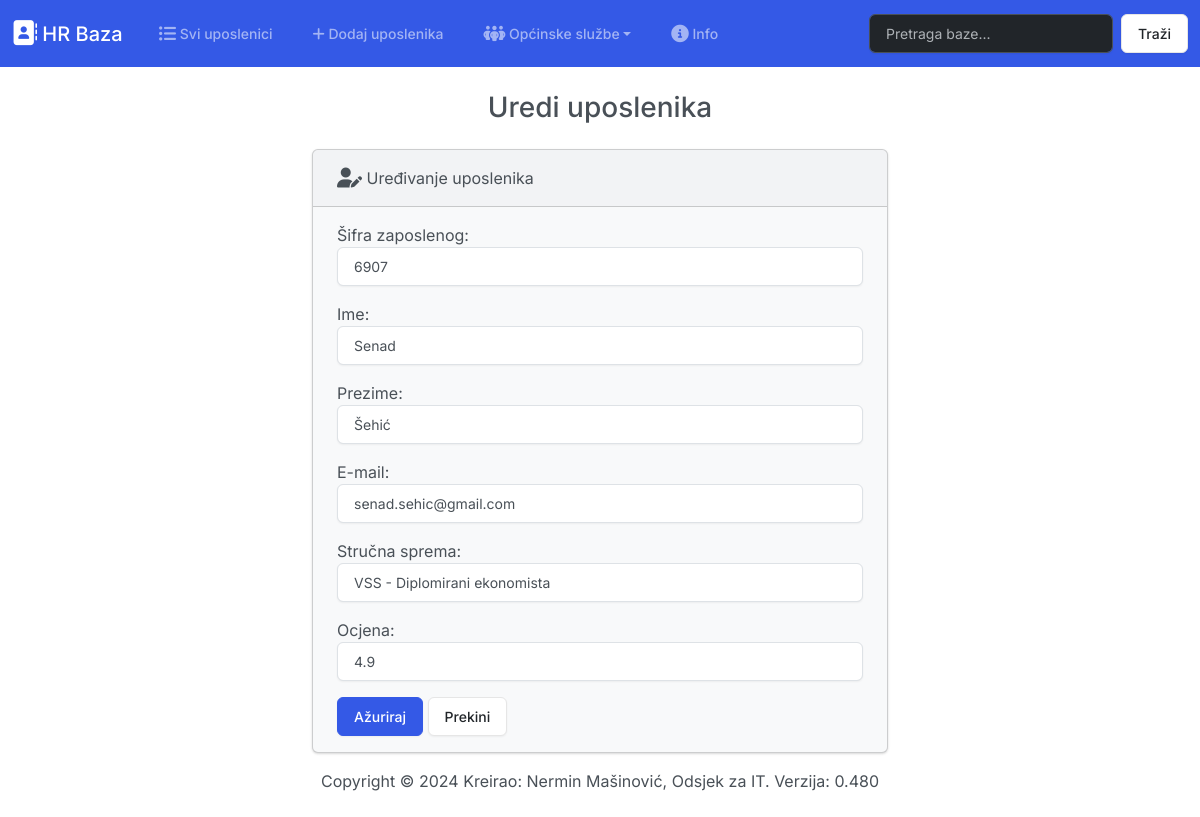
The app's page /uredi/3/ with its own data.
### zaposlenici/models.py (models this page shows, shortened)
class Zaposleni(models.Model):
    sifra_zaposlenog = models.PositiveIntegerField()
    ime = models.CharField(max_length=50)
    prezime = models.CharField(max_length=50)
    email = models.CharField(max_length=50)
    strucna_sprema = models.CharField(max_length=100)
    ocjena_zaposlenog = models.FloatField()
    class Meta:
        verbose_name_plural = "Zaposleni"

### zaposlenici/views.py (the view)
# urls.py: path('uredi/<int:id>/', views.uredi, name='uredi'),
def uredi(request, id):
    if request.method == 'POST':
        zaposlenik = Zaposleni.objects.get(pk=id)
        form = ZaposleniForm(request.POST, instance=zaposlenik)
        if form.is_valid():
            form.save()
            return render(request, 'zaposlenici/uredi.html', {
                'form': form,
                'success': True
            })
    else:
        zaposlenik = Zaposleni.objects.get(pk=id)
        form = ZaposleniForm(instance=zaposlenik)
        return render(request, 'zaposlenici/uredi.html', {
            'form': form
        })

### zaposlenici/forms.py
class ZaposleniForm(forms.ModelForm):
    class Meta:
        model = Zaposleni
        fields = ['sifra_zaposlenog','ime','prezime','email','strucna_sprema','ocjena_zaposlenog']
        labels = {
            'sifra_zaposlenog': 'Šifra zaposlenog',
            'ime': 'Ime',
            'prezime': 'Prezime',
            'email': 'E-mail',
            'strucna_sprema': 'Stručna sprema',
            'ocjena_zaposlenog': 'Ocjena',
        }
        widgets = {
            'sifra_zaposlenog': forms.NumberInput(attrs={'class':'form-control'}),
            'ime': forms.TextInput(attrs={'class':'form-control'}),
            'prezime': forms.TextInput(attrs={'class':'form-control'}),
            'email': forms.EmailInput(attrs={'class':'form-control'}),
            'strucna_sprema': forms.TextInput(attrs={'class':'form-control'}),
            'ocjena_zaposlenog': forms.NumberInput(attrs={'class':'form-control'}),
        }

### zaposlenici/templates/zaposlenici/uredi.html
{% extends "zaposlenici/base.html" %} {% block content %}
<div class="container-fluid">
  <h3 class="text-center m-4">Uredi uposlenika</h3>
  {% if success %}
  <div class="alert alert-success" role="alert">
    Uspješno ste uredili uposlenika.
    <a href="{% url 'index' %}" class="alert-link">Nazad na početnu.</a>
  </div>
  {% else %}
  <div class="row justify-content-center">
    <div class="col-6">
      <div class="card bg-light mb-3">
        <div class="card-header">
          <i class="fa-solid fa-user-pen fa-lg"></i> Uređivanje uposlenika
        </div>
        <div class="card-body">
          <form action="" method="POST">
            {% csrf_token %} {{ form.as_p }}
            <button type="submit" class="btn btn-primary">Ažuriraj</button>
            <a href="{% url 'index' %}" class="btn btn-secondary">Prekini</a>
          </form>
        </div>
      </div>
    </div>
  </div>
</div>
{% endif %} {% endblock %}

### records on screen
Zaposleni: sifra_zaposlenog "6907", ime "Senad", prezime "Šehić", email "senad.sehic@gmail.com", strucna_sprema "VSS - Diplomirani ekonomista", ocjena_zaposlenog "4.9"
